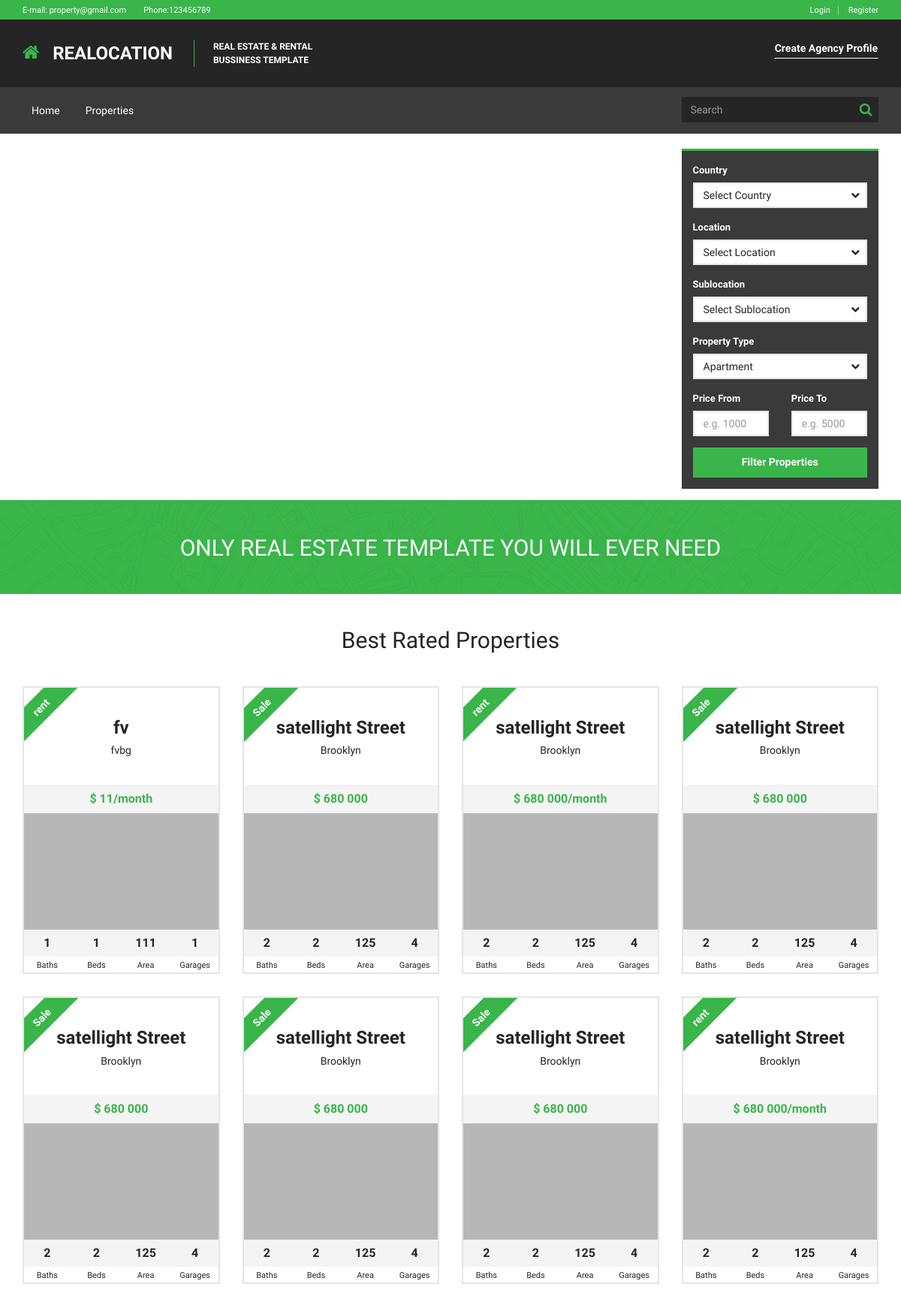
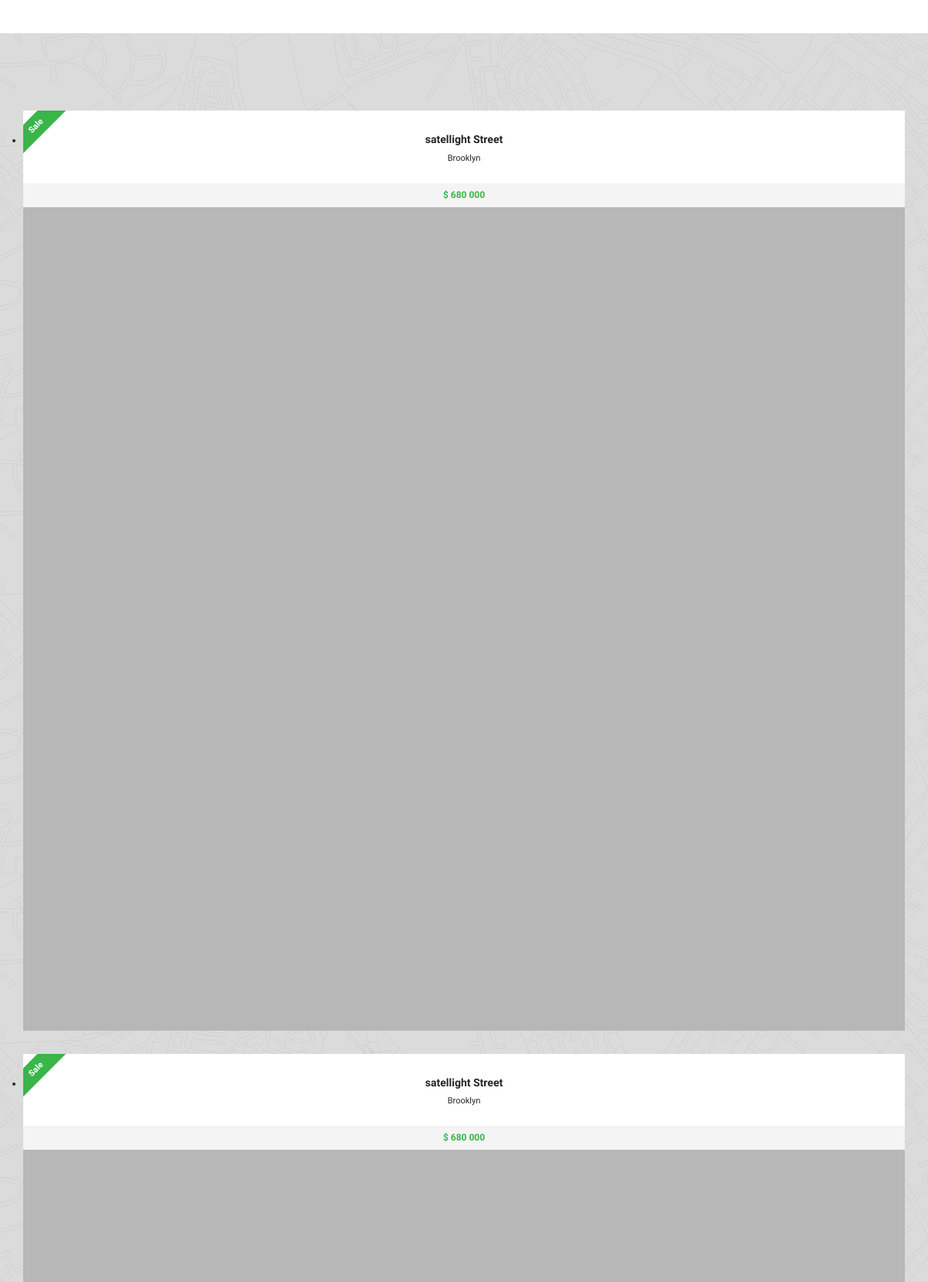
The page / (upper part) on the database its author committed (2 pictures, top to bottom).
### tables this page shows
CREATE TABLE IF NOT EXISTS `settings` (
  `id` int(11) NOT NULL AUTO_INCREMENT,
  `email` varchar(255) NOT NULL,
  `phone_no` int(11) NOT NULL,
  `facebook_url` varchar(255) NOT NULL,
  `twitter_url` varchar(255) NOT NULL,
  `linked_in_url` varchar(255) NOT NULL,
  `flickr_url` varchar(255) NOT NULL,
  `pinterest_url` varchar(255) NOT NULL,
  `youtube_url` varchar(255) NOT NULL,
  `google_plus_url` varchar(255) NOT NULL,
  `vimeo-square_url` varchar(255) NOT NULL,
  `dribbble_url` varchar(255) NOT NULL,
  PRIMARY KEY (`id`)
);

CREATE TABLE IF NOT EXISTS `properties` (
  `id` int(11) NOT NULL AUTO_INCREMENT,
  `title` varchar(255) NOT NULL,
  `thumbnail` varchar(255) NOT NULL,
  `description` text NOT NULL,
  `prize` varchar(255) NOT NULL,
  `area` varchar(255) NOT NULL,
  `bath` int(11) NOT NULL,
  `beds` int(11) NOT NULL,
  `garages` int(11) NOT NULL,
  `facebook_url` varchar(255) NOT NULL,
  `twitter_url` varchar(255) NOT NULL,
  `linked_in_url` varchar(255) NOT NULL,
  `vimeo-square_url` varchar(255) NOT NULL,
  `you_tube_url` varchar(255) NOT NULL,
  `email` varchar(255) NOT NULL,
  `address` varchar(255) NOT NULL,
  `street` varchar(255) NOT NULL,
  `city` varchar(255) NOT NULL,
  `state` varchar(255) NOT NULL,
  `country` varchar(255) NOT NULL,
  `status` varchar(255) NOT NULL,
  `pro_type_id` int(11) NOT NULL,
  `created_on` timestamp NOT NULL,
  `is_delete` int(11) NOT NULL DEFAULT '0',
  PRIMARY KEY (`id`),
  KEY `pro_id` (`pro_type_id`)
);

### application/controllers/home.php (called while the page is built, shortened)
<?php
class Home extends MY_Controller
{
	public function __construct()
	{
		$this->load->model('properties_model');
	}
	public function index()
	{
		$data['properties'] = $this->properties_model->get_data('',0,8);
		$data['total'] = $this->properties_model->total_row_count();
		$data['remaining_properties'] = $this->properties_model->get_data('',8,$data['total']-4);
		$data['content'] = $this->load->view('home/index', $data, TRUE);
		$this->load->view('layout/default', $data);
	}
}

### index.php (called while the page is built, shortened)
<?php
require_once BASEPATH.'core/CodeIgniter.php';

### application/models/properties_model.php (called while the page is built, shortened)
<?php
 class Properties_model extends MY_Model
 {
 	public function __construct()
 	{
 		$this->table_name = 'properties';
 	}
 	public function get_data($where='', $limit='',$offset='')
 	{
 		return parent::get_data($where,$limit,$offset);
 	}
 	public function total_row_count()
	{
		return parent::total_row_count();
	}
 }
 ?>

### application/core/My_Model.php (called while the page is built, shortened)
<?php
class My_Model extends CI_Model
{
	protected $table_name='';
	public function get_by_id($id)
	{
		$this->db->where('id',$id);
		return $this->db->get($this->table_name)->row_array();
	}
	public function total_row_count()
	{
		return $this->db->count_all($this->table_name);
	}
	public function get_data($where = '', $limit = '', $offset='')
	{
		$this->db->order_by("created_on", "desc");
		if($limit!=''or $offset!='')
		{
				$this->db->limit($offset, $limit);
		}
		return $this->db->get($this->table_name)->result_array();
	}
}
?>

### application/models/settings_model.php (called while the page is built, shortened)
<?php
class Settings_model extends MY_Model
{
	public function __construct()
	{
		$this->table_name = 'settings';
	}
	public function get_by_id($id)
	{
		return parent::get_by_id($id);
	}
}

### application/views/home/index.php (the view, shortened to what this page needs)
<div id="main-wrapper">
    <div id="main">
        <div id="main-inner">
<div class="block-content no-padding">
    <div class="block-content-inner">
        <div class="map-wrapper">
            <div id="map" data-style="1"></div>
            <div class="container">
                <div class="row">
                    <div class="col-sm-4 col-sm-offset-8 col-md-3 col-md-offset-9 map-navigation-positioning">
                        <div class="map-navigation-wrapper">
                            <div class="map-navigation">
                                <form method="post" action="?" class="clearfix">
                                    <div class="form-group col-sm-12">
                                        <label>Country</label>
                                        <div class="select-wrapper">
                                            <select id="select-country" class="form-control">
                                                <option value="">Select Country</option>
                                            </select>
                                        </div>
                                    </div>
                                    <div class="form-group col-sm-12">
                                        <label>Location</label>
                                        <div class="select-wrapper">
                                            <select id="select-location" class="form-control">
                                                <option value="">Select Location</option>
                                            </select>
                                        </div>
                                    </div>
                                    <div class="form-group col-sm-12">
                                        <label>Sublocation</label>
                                        <div class="select-wrapper">
                                            <select id="select-sublocation" class="form-control">
                                                <option value="">Select Sublocation</option>
                                            </select>
                                        </div>
                                    </div>
                                    <div class="form-group col-sm-12">
                                        <label>Property Type</label>
                                        <div class="select-wrapper">
                                            <select class="form-control">
                                                <option value="apartment">Apartment</option>
                                            </select>
                                        </div>
                                    </div>
                                    <div class="form-group col-sm-6">
                                        <label>Price From</label>
                                        <input type="text"  class="form-control" placeholder="e.g. 1000">
                                    </div>
                                    <div class="form-group col-sm-6">
                                        <label>Price To</label>
                                        <input type="text"  class="form-control" placeholder="e.g. 5000">
                                    </div>
                                    <div class="form-group col-sm-12">
                                        <input type="submit" class="btn btn-primary btn-inversed btn-block" value="Filter Properties">
                                    </div>
                                </form>
                            </div>
                        </div>
                    </div>
                </div>
            </div>
        </div>
    </div>
</div>
            <div class="container">
<div class="block-content background-primary background-map block-content-small-padding fullwidth">
    <div class="block-content-inner">
        <h2 class="no-margin center caps">Only Real Estate Template You Will Ever Need</h2>
    </div>
</div>
<div class="block-content block-content-small-padding">
<div class="block-content-inner">
<h2 class="center">Best Rated Properties</h2>
<div class="properties-items">
<div class="row">
<?php
foreach ($properties as $row)
{
?>
    <div class="property-item property-featured col-sm-6 col-md-3">
        <div class="property-box">
            <div class="property-box-inner">
                <h3 class="property-box-title"><a href="<?php echo base_url('properties/').$row['id']; ?>"><?php echo $row['street']; ?></a></h3>
                <h4 class="property-box-subtitle"><a href="#"><?php echo $row['city']; ?></a></h4>
                <div class="property-box-label property-box-label-primary"><?php echo $row['status']; ?></div>
                <div class="property-box-picture">
                    <div class="property-box-price">$ <?php echo $row['prize']; if($row['status']=='rent'){ echo '/month';} ?></div>
                    <div class="property-box-picture-inner">
                        <a href="property-detail.html" class="property-box-picture-target">
                            <img src="<?php echo base_url(); ?>assets/img/tmp/properties/medium/8.jpg" alt="">
                        </a>
                    </div>
                </div>
                <div class="property-box-meta">
                    <div class="property-box-meta-item col-xs-3 col-sm-3">
                        <strong><?php echo $row['bath']; ?></strong>
                        <span>Baths</span>
                    </div>
                    <div class="property-box-meta-item col-xs-3 col-sm-3">
                        <strong><?php echo $row['beds']; ?></strong>
                        <span>Beds</span>
                    </div>
                    <div class="property-box-meta-item col-xs-3 col-sm-3">
                        <strong><?php echo $row['area']; ?></strong>
                        <span>Area</span>
                    </div>
                    <div class="property-box-meta-item col-xs-3 col-sm-3">
                        <strong><?php echo $row['garages']; ?></strong>
                        <span>Garages</span>
                    </div>
                </div>
            </div>
        </div>
    </div>
<?php
}
?>
</div>
</div>
</div>
</div>
<div class="block-content background-secondary background-map fullwidth">
<div class="block-content-inner">
<ul class="bxslider clearfix">
<?php
foreach ($remaining_properties as $row)
{
?>
<li>
    <div class="property-box no-border small">
        <div class="property-box-inner">
            <h3 class="property-box-title"><a href="#"><?php echo $row['street']; ?></a></h3>
            <h4 class="property-box-subtitle"><a href="#"><?php echo $row['city']; ?></a></h4>
            <div class="property-box-label property-box-label-primary"><?php echo $row['status']; ?></div>
            <div class="property-box-picture">
                <div class="property-box-price">$ <?php echo $row['prize']; if($row['status']=='rent'){ echo '/month';} ?></div>
                <div class="property-box-picture-inner">
                    <a href="#" class="property-box-picture-target">
                        <img src="<?php echo base_url(); ?>assets/img/tmp/properties/medium/5.jpg" alt="">
                    </a>
                </div>
            </div>
        </div>
    </div>
</li>
<?php
}
?>
</ul>
</div>
</div>
            </div>
        </div>
    </div>
</div>

### application/views/layout/default.php (shortened to what this page needs)
<!doctype html>
<html>
<head>
    <link rel="stylesheet" type="text/css" href="<?php echo base_url(); ?>assets/libraries/font-awesome/css/font-awesome.css" media="screen, projection">
    <link rel="stylesheet" type="text/css" href="<?php echo base_url(); ?>assets/libraries/jquery-bxslider/jquery.bxslider.css" media="screen, projection">
    <link rel="stylesheet" type="text/css" href="<?php echo base_url(); ?>assets/libraries/flexslider/flexslider.css" media="screen, projection">
    <link rel="stylesheet" type="text/css" href="<?php echo base_url(); ?>assets/css/realocation.css" media="screen, projection" id="css-main">
</head>
<body>
<?php
$CI = &get_instance();
$setting_data = $CI->settings_model->get_by_id('1');
$page = $this->uri->segment(1); ?>
<div id="wrapper">
    <div id="header-wrapper">
        <div id="header">
    <div id="header-inner">
        <div class="header-bar">
            <div class="container">
                <div class="header-infobox">
                    <strong>E-mail:</strong> <a href="#"><?php echo $setting_data['email']; ?></a>
                </div>
                <div class="header-infobox">
                    <strong>Phone:</strong><?php echo $setting_data['phone_no']; ?>
                </div>
                <ul class="header-bar-nav nav nav-register">
<?php if($this->session->userdata('email') == '')
{
?>
    <li><a href="<?php echo base_url('login'); ?>">Login</a></li>
    <li><a href="<?php echo base_url('register'); ?>">Register</a></li>
<?php
}
?>
</ul>            </div>
        </div>
        <div class="header-top">
            <div class="container">
                <div class="header-identity">
                    <a href="<?php echo base_url(); ?>" class="header-identity-target">
                        <span class="header-icon"><i class="fa fa-home"></i></span>
                        <span class="header-title">Realocation</span>
                        <span class="header-slogan">Real Estate &amp; Rental <br> Bussiness Template</span>
                    </a>
                </div>
                <div class="header-actions pull-right">
<?php
if($this->session->userdata('email') == '')
{
?>
                    <a href="create-agency.html" class="btn btn-regular">Create Agency Profile</a>
<?php
}
?>
                </div>
            </div>
        </div>
        <div class="header-navigation">
            <div class="container">
                <div class="row">
                    <ul class="header-nav nav nav-pills">
    <li >
        <a <?php if($page=='' || $page=='home') echo 'class="active"';  ?> href="<?php echo base_url(); ?>">Home</a>
    </li>
    <li>
        <a   <?php if($page=='properties') echo 'class="active"';  ?> href="<?php echo base_url(); ?>properties/">Properties</a>
    </li>
</ul>
                    <div class="form-search-wrapper col-sm-3">
                        <form method="post" action="?" class="form-horizontal form-search">
                            <div class="form-group has-feedback no-margin">
                                <input type="text" class="form-control" placeholder="Search">
                                <span class="form-control-feedback">
                                    <i class="fa fa-search"></i>
                                </span>
                            </div>
                        </form>
                    </div>
                </div>
            </div>
        </div>
    </div>
</div>    </div>
<?php
echo $content;
?>
</div>
</body>
</html>

### rows shown on the page
settings: email "property@gmail.com", phone_no "123456789"
properties: street "fv", city "fvbg", status "rent", prize "11", shows "/month", bath "1", beds "1", area "111", garages "1"
properties: street "satellight Street", city "Brooklyn", status "Sale", prize "680 000", bath "2", beds "2", area "125", garages "4"
properties: street "satellight Street", city "Brooklyn", status "rent", prize "680 000", shows "/month", bath "2", beds "2", area "125", garages "4"
properties: street "satellight Street", city "Brooklyn", status "Sale", prize "680 000", bath "2", beds "2", area "125", garages "4"
properties: street "satellight Street", city "Brooklyn", status "Sale", prize "680 000", bath "2", beds "2", area "125", garages "4"
properties: street "satellight Street", city "Brooklyn", status "Sale", prize "680 000", bath "2", beds "2", area "125", garages "4"
properties: street "satellight Street", city "Brooklyn", status "Sale", prize "680 000", bath "2", beds "2", area "125", garages "4"
properties: street "satellight Street", city "Brooklyn", status "rent", prize "680 000", shows "/month", bath "2", beds "2", area "125", garages "4"
properties: street "satellight Street", city "Brooklyn", status "Sale", prize "680 000"
properties: street "satellight Street", city "Brooklyn", status "Sale", prize "680 000"
